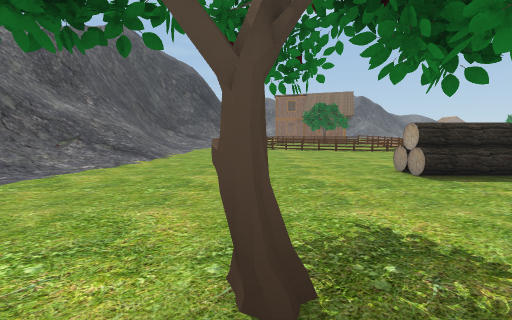
View 1 (above)

24 first-person views from a walk through a scene from a Unity 3-D project. The camera is 1.5 m above the floor, tilts 6° down and sees 90° across. The floor is counted in squares, 2 m on a side. Each view is taken from the middle of a square. On the plan, view 1 faces up. The plan holds only what a view shows up to about 9 squares ahead; the rest is blank. The place goes on beyond the plan. The player is left out. Some animated figures are left out. Some surface patterns are stand-ins.

View 2
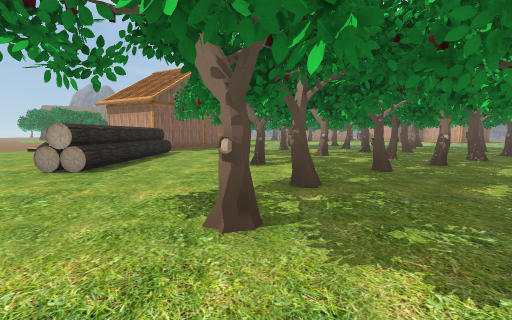

View 3
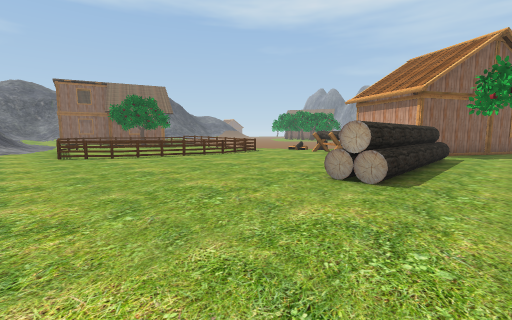

View 4
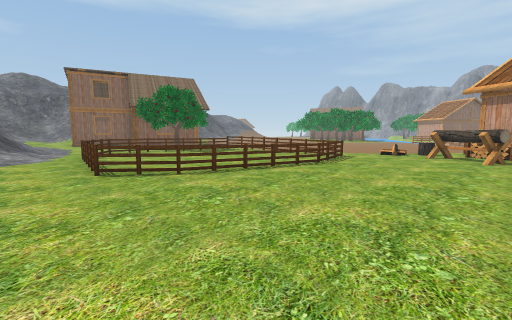

View 5
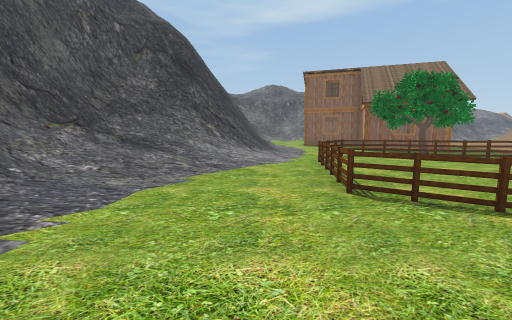

View 6
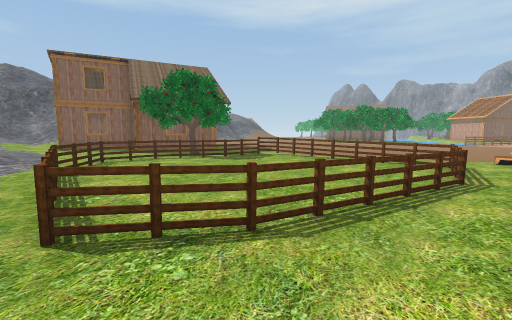

View 7
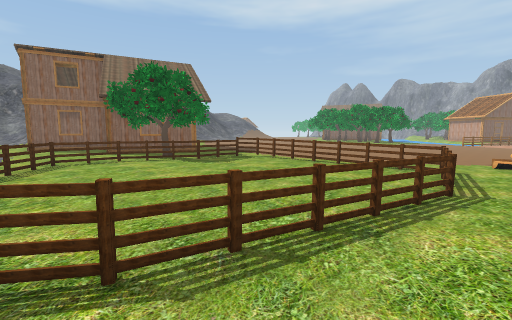

View 8
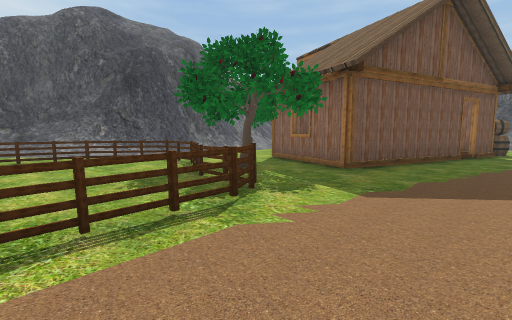

View 9
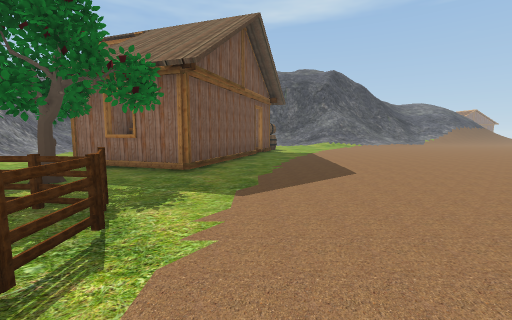

View 10
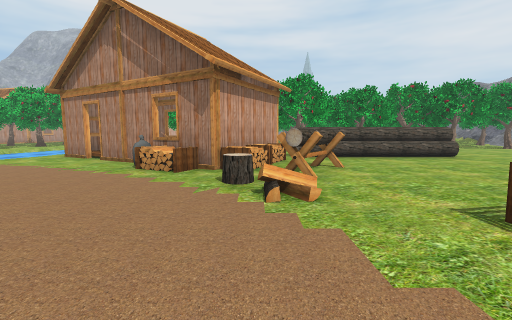

View 11
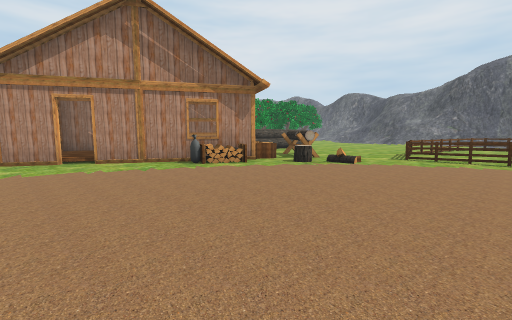

View 12
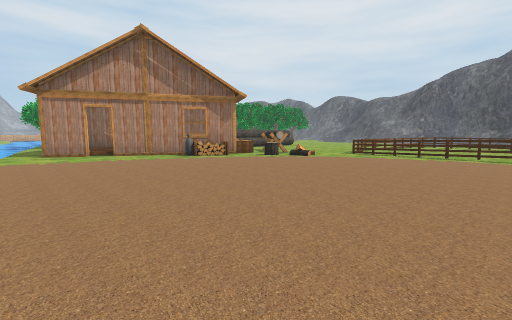

View 13
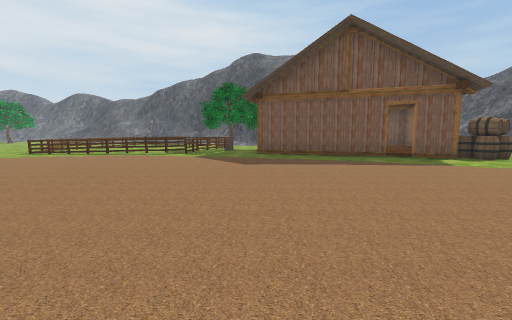

View 14
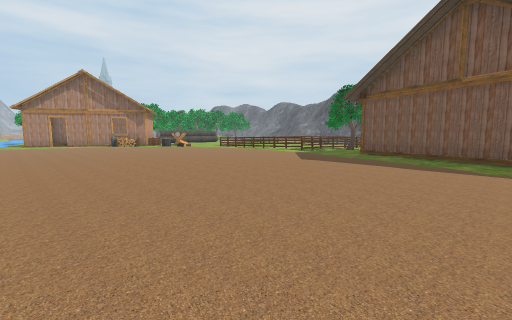

View 15
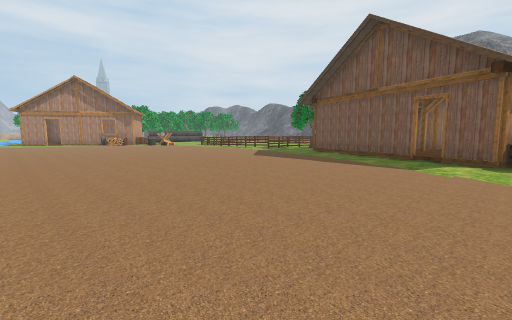

View 16
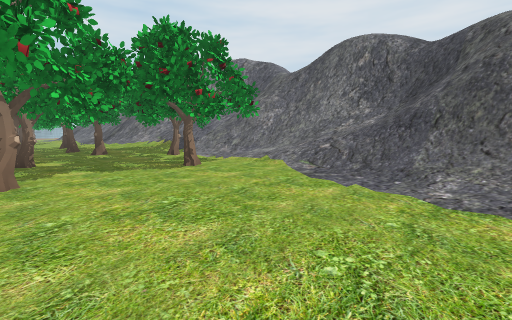

View 17
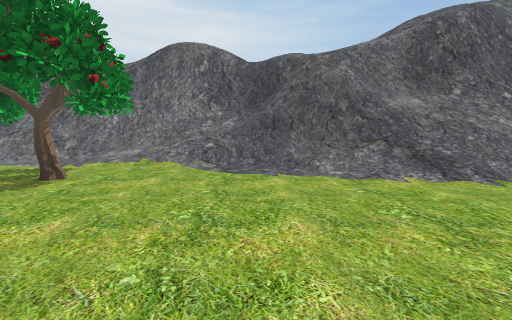

View 18
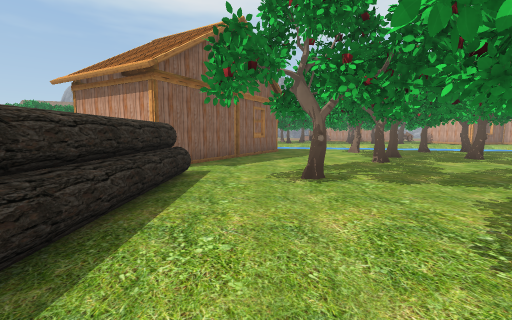

View 19
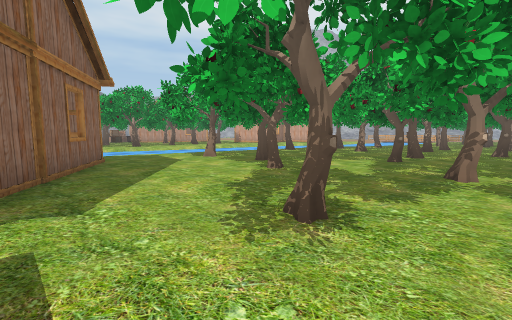

View 20
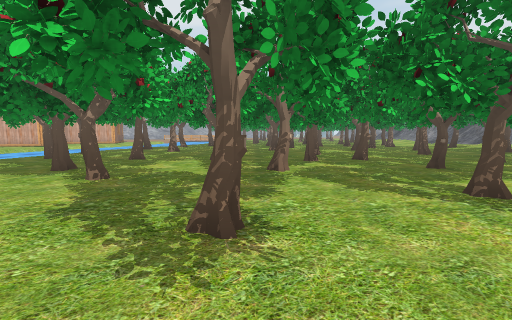

View 21
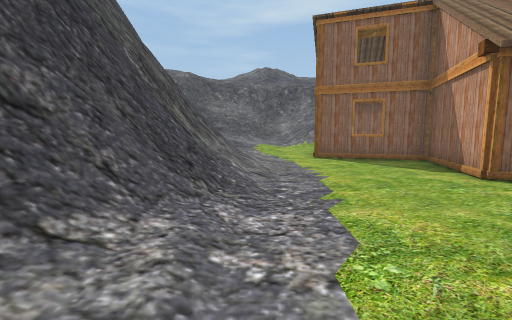

View 22
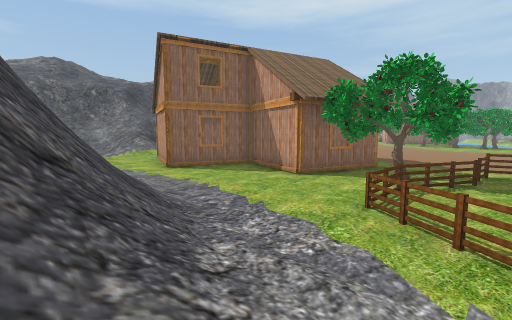

View 23
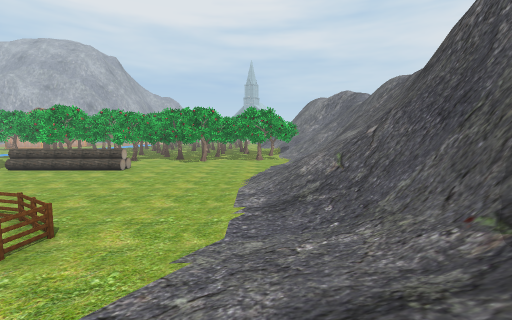

View 24
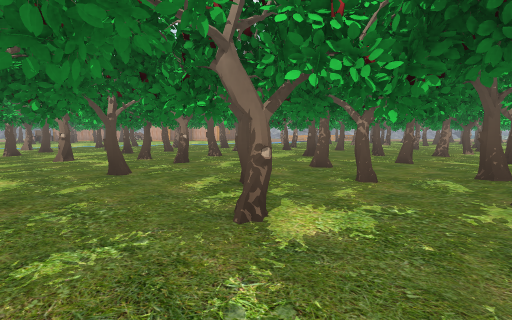

### Floor plan
Key: @ floor where view 1 was taken; # wall or solid block; x gap in a wall; . main floor; : floor 0.5 m higher than the main floor; - floor 0.5 m lower than the main floor; + floor 8 m higher than the main floor; / step, stairs or slope; = window, fence, low wall or low ledge; v drop or lower ground; F fence; H house; B barrel; A bag; O other object.
Columns run from 11 left of view 1 to 16 right of it. Each row starts with its distance up from view 1.
 25          = ..H     B........
 24          = ..HH    H........
 23          =//..HHHH H........
 22          ##/...H  HH........
 21         v##/...H  H.........
 20         v##/...HH H.........
 19          #/....  HH.........
 18      v####/.....x...........
 17      ##==//.FFFFF...........
 16     v##///..F...F#F.........
 15     v##///..F.....F.........
 14      #///..F......F.........
 13    v #//...F......F.........
 12    vv#//...FF.....F.........
 11    /v#//.....FFFFOF.........
 10    /#///............O.......
  9    v#////...........O.......
  8    #/////..........OOHO.....
  7    //////.........OOHHAA....
  6  ////=/.............H  HH...
  5  /v=/=/.......OOOOOOH   :HH.
  4 +/#////..............HH  HH/
  3 /##////...............HHHH.-
  2  ##////...........#.....HH.
  1    ///..#..##..# ..........
  0    //:.....@..  ....#. ...
 -1    ///.....# .x.........x
 -2    // ## .## .#..#.....#
 -3    //  ..####..#.#x#..##
 -4          # ##. .. .. ...#
 -5          #..#...#..#  ...
 -6          ...... ....
 -7          ..# .#  #.
 -8          #.

Where each view was taken, in squares from view 1:
view 1: 0 up, 0 right, facing up
view 2: 1 up, 2 left, facing right
view 3: 3 up, 1 left, facing up-right
view 4: 7 up, 1 left, facing up-right
view 5: 9 up, 1 left, facing up
view 6: 10 up, 0 right, facing up-right
view 7: 10 up, 1 right, facing up-right
view 8: 14 up, 9 right, facing up-left
view 9: 14 up, 8 right, facing up
view 10: 13 up, 9 right, facing down
view 11: 13 up, 15 right, facing down-left
view 12: 15 up, 16 right, facing down-left
view 13: 19 up, 16 right, facing left
view 14: 23 up, 16 right, facing down-left
view 15: 25 up, 16 right, facing down-left
view 16: 6 up, 0 right, facing down-left
view 17: 4 up, 1 right, facing left
view 18: 3 up, 3 right, facing right
view 19: 4 up, 6 right, facing down-right
view 20: 4 up, 7 right, facing down
view 21: 16 up, 0 right, facing up
view 22: 16 up, 2 left, facing up-right
view 23: 16 up, 3 left, facing down
view 24: 0 up, 2 left, facing down-right
